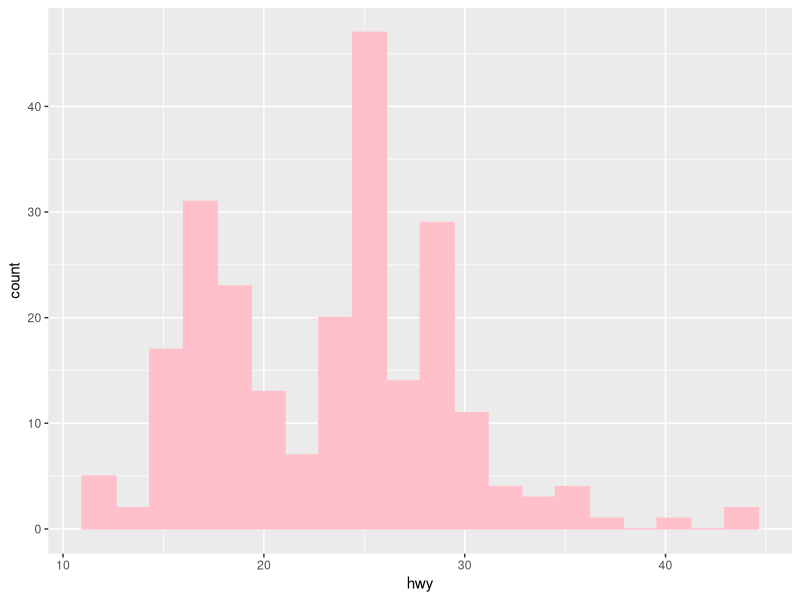
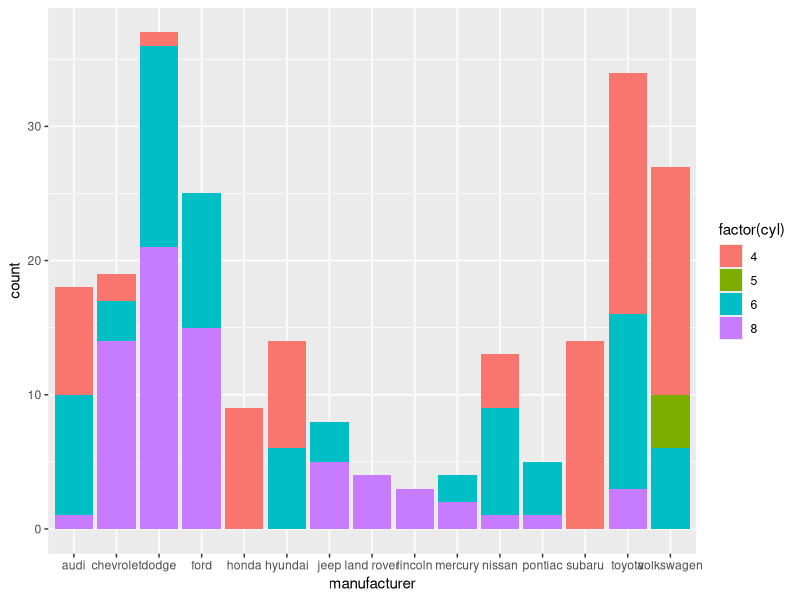
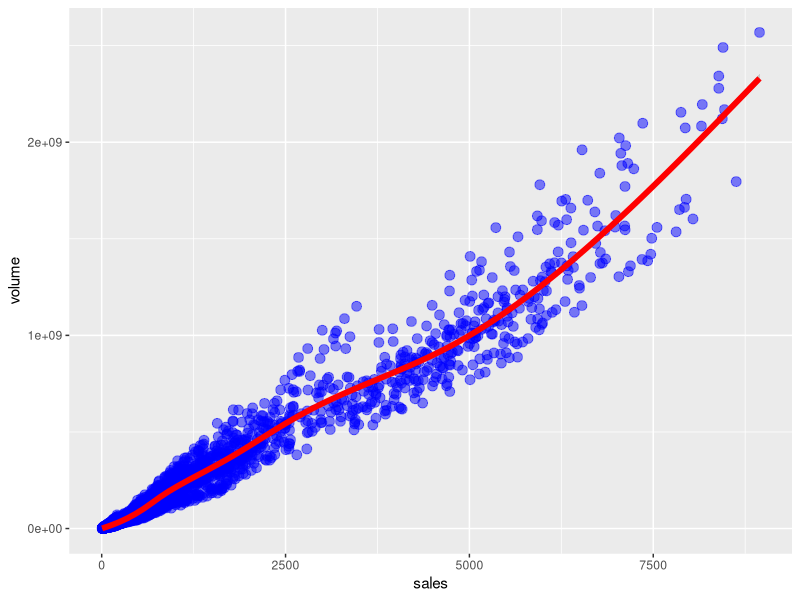

R code for these plots, in order:
library(ggplot2)
library(ggthemes)
head(mpg)

pl = ggplot(mpg, aes(x=hwy))
print(pl + geom_histogram(bins = 20, color = 'pink', fill = 'pink'))

pl2 = ggplot(mpg, aes(x=manufacturer))
print(pl2 + geom_bar(aes(fill = factor(cyl))))

head(txhousing)
pl3 = ggplot(txhousing, aes(x=sales, y=volume))
print(pl3 + geom_point(alpha = .5, size = 3, color = 'blue') + geom_smooth(color = 'red', size = 2))

??geom_smooth
